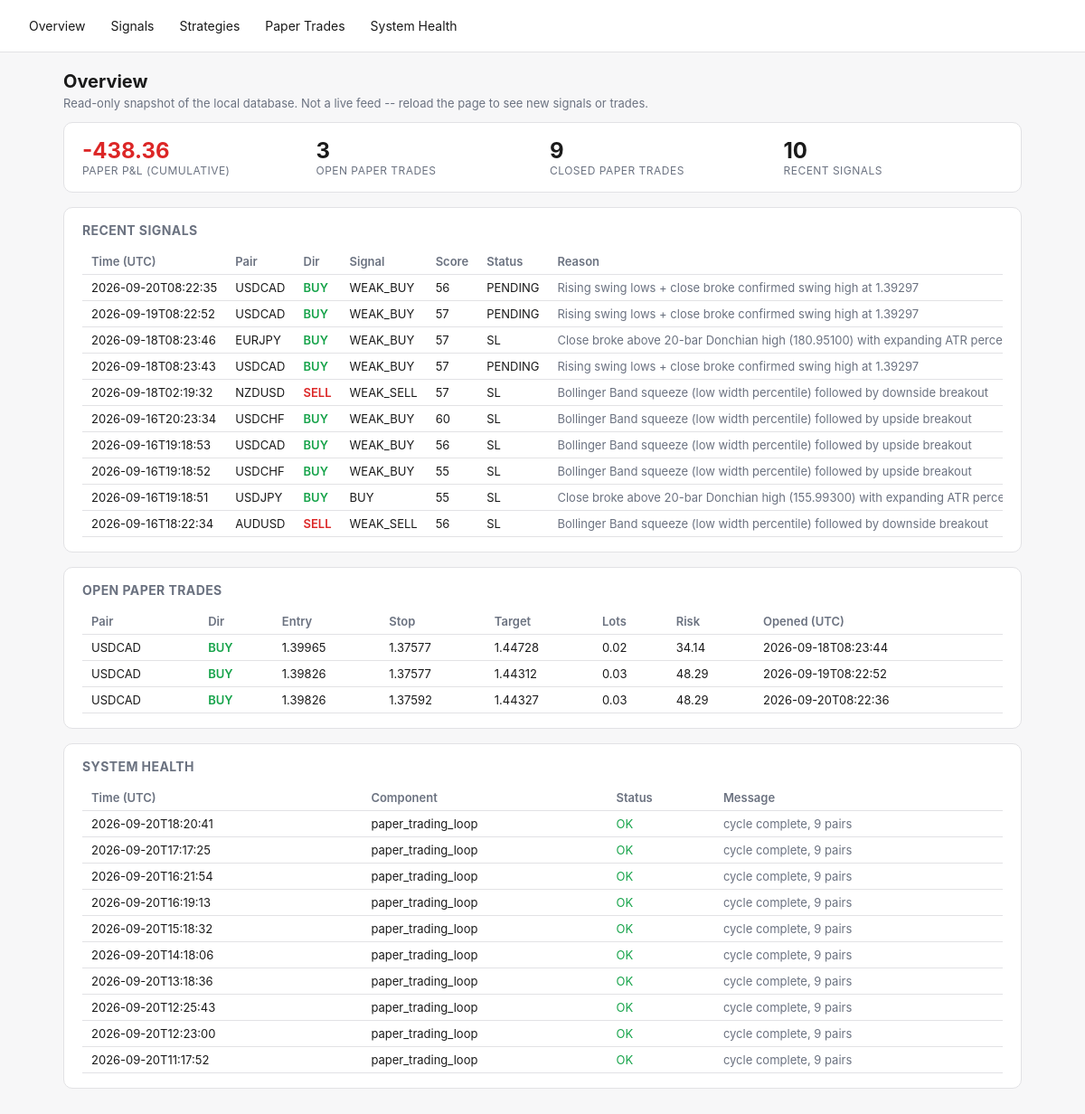
Before: / with the older database file.
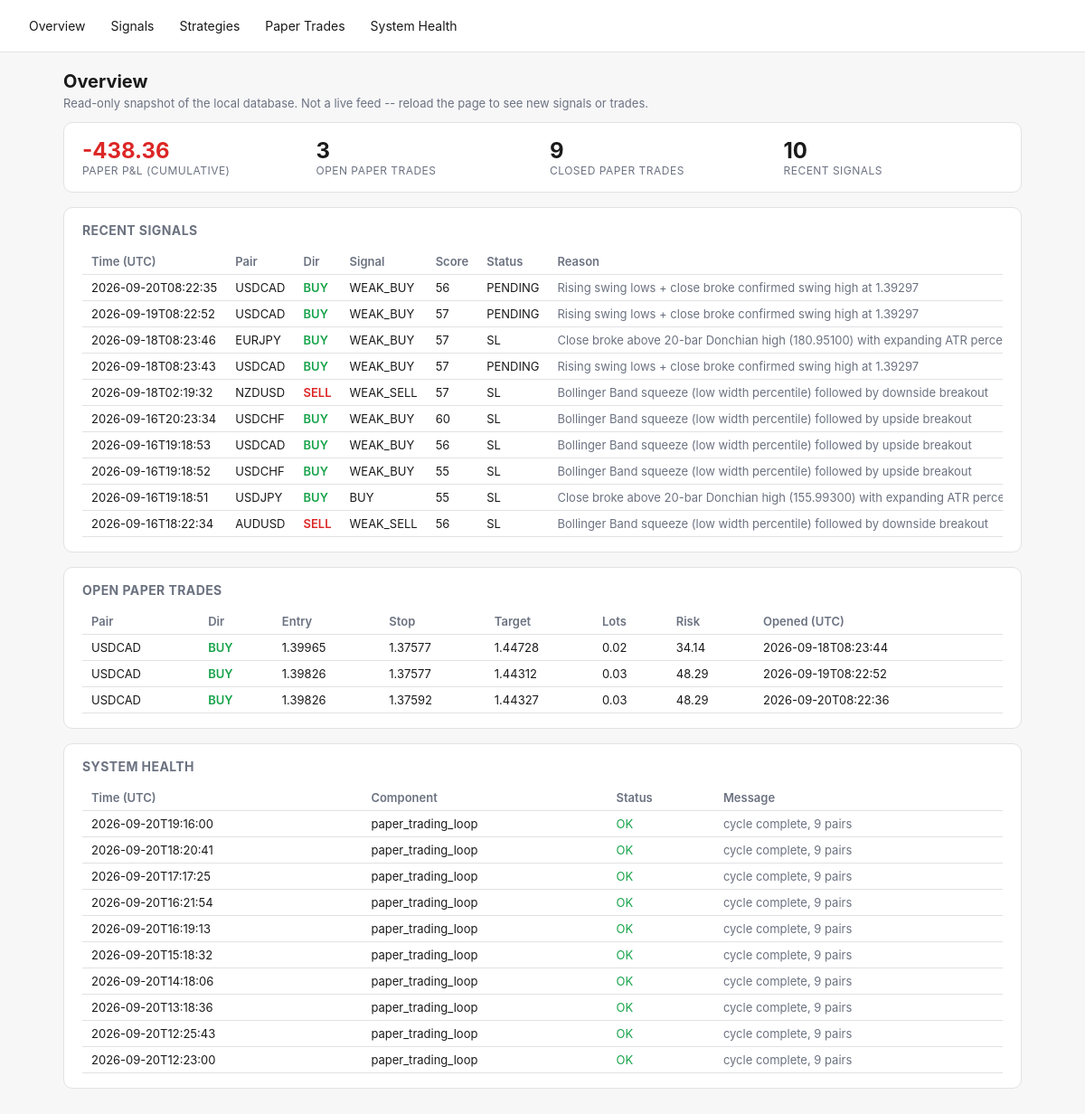
After: the same page with the newer database file.
### tables this page shows
CREATE TABLE signals (
    id TEXT PRIMARY KEY,
    pair TEXT NOT NULL,
    direction TEXT NOT NULL,
    overall_signal TEXT NOT NULL,
    score REAL NOT NULL,
    entry_low REAL, entry_high REAL, stop_loss REAL,
    take_profit_1 REAL, take_profit_2 REAL,
    spread_pips REAL,
    regime TEXT,
    strategies_agree_json TEXT,
    reason TEXT,
    status TEXT NOT NULL DEFAULT 'PENDING',
    created_at TEXT NOT NULL
, timeframe TEXT NOT NULL DEFAULT 'H4');

CREATE TABLE signal_outcomes (
    signal_id TEXT PRIMARY KEY REFERENCES signals(id),
    resolved_at TEXT,
    outcome TEXT,          -- TP | SL | EXPIRED | INVALIDATED
    exit_price REAL,
    pnl_r REAL
);

CREATE TABLE paper_trades (
    id INTEGER PRIMARY KEY AUTOINCREMENT,
    signal_id TEXT REFERENCES signals(id),
    pair TEXT NOT NULL,
    direction TEXT NOT NULL,
    entry_time TEXT NOT NULL,
    entry_price REAL NOT NULL,
    stop_loss REAL NOT NULL,
    take_profit REAL NOT NULL,
    lots REAL,                 -- position size at entry (fx_engine.position_sizing), if it could be computed
    risk_amount REAL,          -- dollar amount risked at entry, lots * stop_distance * pip_value
    exit_time TEXT,
    exit_price REAL,
    exit_reason TEXT,
    pnl_r REAL,
    pnl_amount REAL,           -- real dollar P&L = pnl_r * risk_amount (NULL if risk_amount unknown)
    created_at TEXT NOT NULL
, timeframe TEXT NOT NULL DEFAULT 'H4');

CREATE TABLE system_health (
    id INTEGER PRIMARY KEY AUTOINCREMENT,
    component TEXT NOT NULL,
    status TEXT NOT NULL,       -- OK | WARN | ERROR
    message TEXT,
    checked_at TEXT NOT NULL
);

### fx_engine/dashboard.py (the view)
    @app.route("/")
    def overview():
        d = get_db()
        signals = d.recent_signals(limit=10)
        health = d.recent_health(limit=10)
        open_trades = d.open_paper_trades()
        curve = d.paper_equity_curve()
        latest_equity = curve[-1]["cumulative"] if curve else 0.0
        return render_template(
            "overview.html", signals=signals, health=health, open_trades=open_trades,
            latest_equity=latest_equity, total_closed=len(curve),
        )

### fx_engine/db.py (called while the page is built)
    @contextmanager
    def _conn(self):
        conn = sqlite3.connect(self.path)
        conn.row_factory = sqlite3.Row
        try:
            yield conn
            conn.commit()
        finally:
            conn.close()

    def open_paper_trades(self) -> list[dict]:
        with self._conn() as conn:
            rows = conn.execute("SELECT * FROM paper_trades WHERE exit_time IS NULL").fetchall()
        return [dict(r) for r in rows]

    def recent_signals(self, limit: int = 50) -> list[dict]:
        with self._conn() as conn:
            rows = conn.execute(
                """SELECT s.*, o.outcome, o.pnl_r AS outcome_pnl_r, o.exit_price AS outcome_exit_price
                   FROM signals s LEFT JOIN signal_outcomes o ON o.signal_id = s.id
                   ORDER BY s.created_at DESC LIMIT ?""",
                (limit,),
            ).fetchall()
        return [dict(r) for r in rows]

    def paper_equity_curve(self) -> list[dict]:
        with self._conn() as conn:
            rows = conn.execute(
                """SELECT exit_time, pnl_amount FROM paper_trades
                   WHERE exit_time IS NOT NULL AND pnl_amount IS NOT NULL
                   ORDER BY exit_time ASC"""
            ).fetchall()
        cumulative = 0.0
        curve = []
        for r in rows:
            cumulative += r["pnl_amount"]
            curve.append({"exit_time": r["exit_time"], "pnl_amount": r["pnl_amount"], "cumulative": cumulative})
        return curve

    def recent_health(self, limit: int = 50) -> list[dict]:
        with self._conn() as conn:
            rows = conn.execute(
                "SELECT * FROM system_health ORDER BY id DESC LIMIT ?", (limit,),
            ).fetchall()
        return [dict(r) for r in rows]

### fx_engine/templates/overview.html (shortened to what this page needs)
{% extends "base.html" %}
{% block content %}
<h1>Overview</h1>
<p class="lede">Read-only snapshot of the local database. Not a live feed -- reload the page to see new signals or trades.</p>
<div class="card stat-row">
  <div class="stat">
    <div class="value" style="color:{{ 'var(--green)' if latest_equity >= 0 else 'var(--red)' }}">{{ "%.2f"|format(latest_equity) }}</div>
    <div class="label">Paper P&amp;L (cumulative)</div>
  </div>
  <div class="stat"><div class="value">{{ open_trades|length }}</div><div class="label">Open paper trades</div></div>
  <div class="stat"><div class="value">{{ total_closed }}</div><div class="label">Closed paper trades</div></div>
  <div class="stat"><div class="value">{{ signals|length }}</div><div class="label">Recent signals</div></div>
</div>
<div class="card">
  <h2>Recent Signals</h2>
  <div class="overflow">
  <table>
    <tr><th>Time (UTC)</th><th>Pair</th><th>Dir</th><th>Signal</th><th>Score</th><th>Status</th><th>Reason</th></tr>
    {% for s in signals %}
    <tr>
      <td>{{ s.created_at[:19] }}</td>
      <td>{{ s.pair }}</td>
      <td class="{{ 'buy' if s.direction=='BUY' else 'sell' }}">{{ s.direction }}</td>
      <td>{{ s.overall_signal }}</td>
      <td>{{ "%.0f"|format(s.score) }}</td>
      <td>{{ s.status }}</td>
      <td class="muted">{{ s.reason }}</td>
    </tr>
    {% else %}
    <tr><td colspan="7" class="muted">No signals yet -- run `python -m fx_engine.main signal-once` or `paper`.</td></tr>
    {% endfor %}
  </table>
  </div>
</div>
<div class="card">
  <h2>Open Paper Trades</h2>
  <div class="overflow">
  <table>
    <tr><th>Pair</th><th>Dir</th><th>Entry</th><th>Stop</th><th>Target</th><th>Lots</th><th>Risk</th><th>Opened (UTC)</th></tr>
    {% for t in open_trades %}
    <tr>
      <td>{{ t.pair }}</td>
      <td class="{{ 'buy' if t.direction=='BUY' else 'sell' }}">{{ t.direction }}</td>
      <td>{{ "%.5f"|format(t.entry_price) }}</td>
      <td>{{ "%.5f"|format(t.stop_loss) }}</td>
      <td>{{ "%.5f"|format(t.take_profit) }}</td>
      <td>{{ t.lots if t.lots is not none else "-" }}</td>
      <td>{{ "%.2f"|format(t.risk_amount) if t.risk_amount is not none else "-" }}</td>
      <td>{{ t.entry_time[:19] }}</td>
    </tr>
    {% else %}
    <tr><td colspan="8" class="muted">No open paper trades.</td></tr>
    {% endfor %}
  </table>
  </div>
</div>
<div class="card">
  <h2>System Health</h2>
  <div class="overflow">
  <table>
    <tr><th>Time (UTC)</th><th>Component</th><th>Status</th><th>Message</th></tr>
    {% for h in health %}
    <tr>
      <td>{{ h.checked_at[:19] }}</td>
      <td>{{ h.component }}</td>
      <td class="{{ 'ok' if h.status=='OK' else ('warn' if h.status=='WARN' else 'error') }}">{{ h.status }}</td>
      <td class="muted">{{ h.message }}</td>
    </tr>
    {% else %}
    <tr><td colspan="4" class="muted">No health checks logged yet.</td></tr>
    {% endfor %}
  </table>
  </div>
</div>
{% endblock %}

### fx_engine/templates/base.html (shortened to what this page needs)
<!doctype html>
<html lang="en">
<head>
</head>
<body>
<nav>
  <a href="{{ url_for('overview') }}">Overview</a>
  <a href="{{ url_for('signals_page') }}">Signals</a>
  <a href="{{ url_for('strategies_page') }}">Strategies</a>
  <a href="{{ url_for('paper_trades_page') }}">Paper Trades</a>
  <a href="{{ url_for('health_page') }}">System Health</a>
</nav>
<main>
{% block content %}{% endblock %}
</main>
</body>
</html>

### fx_engine/templates/base.html (style rules this page uses)
:root { --bg:#f7f7f8; --fg:#1a1a1a; --card:#ffffff; --border:#e2e2e5; --accent:#2563eb; --green:#16a34a; --red:#dc2626; --amber:#d97706; --muted:#6b7280; }
* { box-sizing: border-box; }
body { margin:0; font-family:-apple-system,BlinkMacSystemFont,"Segoe UI",sans-serif; background:var(--bg); color:var(--fg); }
nav { display:flex; gap:4px; padding:12px 20px; border-bottom:1px solid var(--border); background:var(--card); flex-wrap:wrap; }
nav a { color:var(--fg); text-decoration:none; padding:8px 12px; border-radius:6px; font-size:14px; }
main { padding:20px; max-width:1100px; margin:0 auto; }
.card { background:var(--card); border:1px solid var(--border); border-radius:10px; padding:16px 20px; margin-bottom:16px; }
table { width:100%; border-collapse:collapse; font-size:13px; }
th, td { text-align:left; padding:6px 10px; border-bottom:1px solid var(--border); white-space:nowrap; }
th { color:var(--muted); font-weight:600; }
.buy { color:var(--green); font-weight:600; }
.sell { color:var(--red); font-weight:600; }
.ok { color:var(--green); }
.muted { color:var(--muted); }
.stat-row { display:flex; gap:16px; flex-wrap:wrap; }
.stat { flex:1; min-width:140px; }
.stat .value { font-size:24px; font-weight:700; }
.stat .label { font-size:12px; color:var(--muted); text-transform:uppercase; letter-spacing:.04em; }
h1 { font-size:20px; margin:0 0 4px; }
h2 { font-size:14px; margin:0 0 12px; color:var(--muted); text-transform:uppercase; letter-spacing:.03em; }
p.lede { color:var(--muted); font-size:13px; margin-top:0; }
.overflow { overflow-x:auto; }

Changed rows visible on the page:
no longer on this page (row unchanged): system_health: checked_at "2026-09-20T11:17:52", component "paper_trading_loop", status "OK", message "cycle complete, 9 pairs"
added system_health: checked_at "2026-09-20T19:16:00", component "paper_trading_loop", status "OK", message "cycle complete, 9 pairs"
